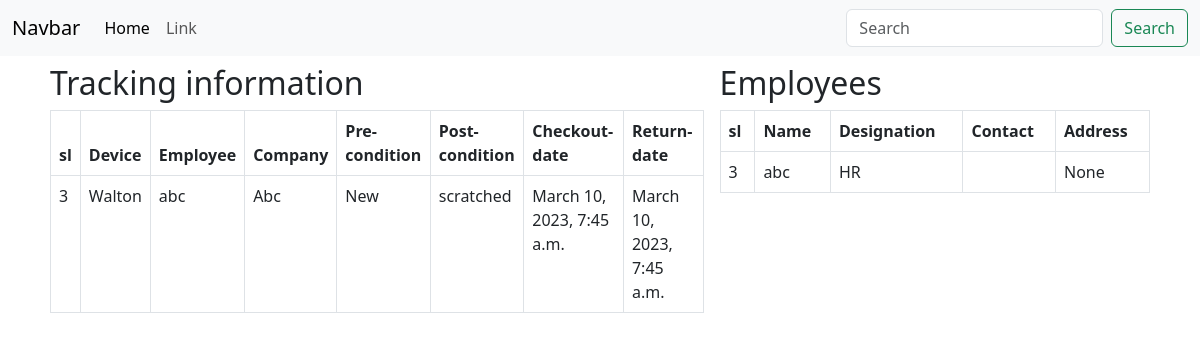
Page /company-info/2/ on the committed database.
### tracker/models.py (models this page shows, shortened)
class Log(models.Model):
    company = models.ForeignKey(Company, on_delete = models.CASCADE, null=True)
    device = models.ForeignKey(Device, on_delete = models.SET_NULL, null=True)
    employee = models.ForeignKey(User, on_delete = models.SET_NULL, null=True)
    pre_condition = models.CharField(max_length=500, null=True)
    post_condition = models.CharField(max_length=500, null=True, blank=True)
    checkout_date = models.DateTimeField(auto_now_add=True)
    return_date = models.DateTimeField(null=True, blank=True)
    updated = models.DateTimeField(auto_now=True)
    created = models.DateTimeField(auto_now_add=True)

class Device(models.Model):
    dev_options = [
        ('PHONE', 'Phone'),
        ('TABLET', 'Tablet'),
        ('LAPTOP', 'Laptop'),
    ]
    available_options = [
        ('AVAILABLE', 'Available'),
        ('NOT_AVALIABLE', 'Not Available'),
    ]
    company = models.ForeignKey(Company, on_delete = models.CASCADE, null=True)
    category = models.CharField(max_length=6, choices=dev_options, default='PHONE')
    name = models.CharField(max_length=200)
    available_status = models.CharField(max_length=13, choices=available_options, default='AVAILABLE')
    updated = models.DateTimeField(auto_now=True)
    created = models.DateTimeField(auto_now_add=True)

class User(AbstractUser):
    company = models.ForeignKey(Company, on_delete = models.CASCADE, null=True)
    phone = models.CharField(max_length = 15, null = True)
    address = models.CharField(max_length = 255, null = True, blank=True)
    designation = models.CharField(max_length = 50, null = True)
    REQUIRED_FIELDS = []

class Company(models.Model):
    com_name = models.CharField(max_length = 255)
    branch = models.CharField(max_length = 255, null = True, blank=True)
    about = models.CharField(max_length = 255, null = True, blank=True)

### tracker/views.py (the view)
# urls.py: path('company-info/<str:pk>/', views.companyInfo, name = "info"),
def companyInfo(request,pk):
    company = Company.objects.get(id = pk)
    employees = company.user_set.all()
    logs = company.log_set.all().order_by('-updated')
    context = {
    'logs': logs,
    'employees': employees,
    }
    return render(request, 'tracker/company_info.html', context)

### tracker/templates/tracker/company_info.html (shortened to what this page needs)
{% extends 'base.html' %} {% block content %}
<div class="container">
  <div class = "mx-2">
    <h2 class="my-2">Tracking information</h2>
    <table class="table table-bordered">
      <thead>
        <tr>
          <th>sl</th>
          <th>Device</th>
          <th>Employee</th>
          <th>Company</th>
          <th>Pre-condition</th>
          <th>Post-condition</th>
          <th>Checkout-date</th>
          <th>Return-date</th>
        </tr>
      </thead>
      <tbody>
        {% for log in logs %}
        <tr>
          <td>{{log.id}}</td>
          <td>{{log.device.name}}</td>
          <td>{{log.employee.username}}</td>
          <td>{{log.company.com_name}}</td>
          <td>{{log.pre_condition}}</td>
          <td>{{log.post_condition}}</td>
          <td>{{log.checkout_date}}</td>
          <td>{{log.return_date}}</td>
        </tr>
        {% endfor %}
      </tbody>
    </table>
  </div>
  <div class = "mx-2">
    <h2 class="my-2">Employees</h2>
    <table class="table table-bordered">
      <thead>
        <tr>
          <th>sl</th>
          <th>Name</th>
          <th>Designation</th>
          <th>Contact</th>
          <th>Address</th>
        </tr>
      </thead>
      <tbody>
        {% for employee in employees %}
        <tr>
          <td>{{employee.id}}</td>
          <td>{{employee.username}}</td>
          <td>{{employee.designation}}</td>
          <td>{{employee.email}}</td>
          <td>{{employee.address}}</td>
        </tr>
        {% endfor %}
      </tbody>
    </table>
  </div>
</div>
{% endblock content %}

### tracker/templates/tracker/company_info.html (style rules this page uses)
.container { display: grid; grid-template-columns: 3fr 2fr; }

### rows in the picture
Log: id "3", device.name "Walton", employee.username "abc", company.com_name "Abc", pre_condition "New", post_condition "scratched", checkout_date "March 10, 2023, 7:45 a.m.", return_date "March 10, 2023, 7:45 a.m."
User: id "3", username "abc", designation "HR", address "None"
